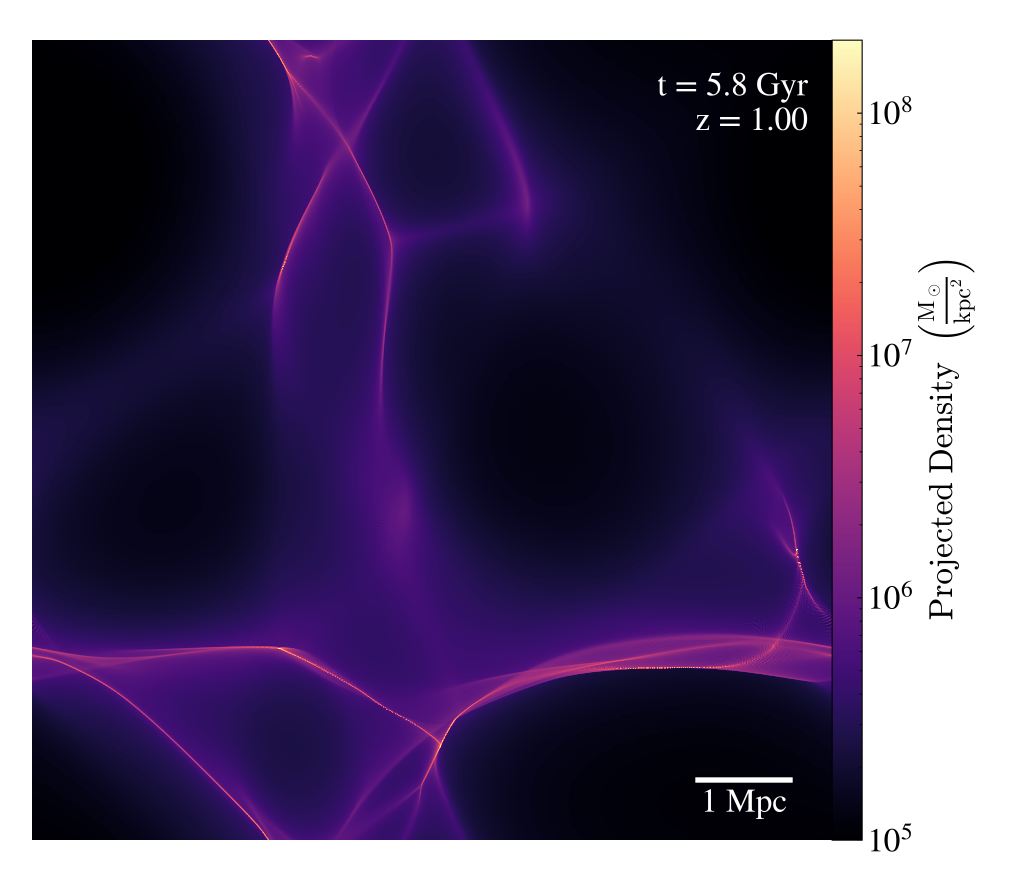
#> input picture data/figure_1/proj_madelung.png, 3081 x 2616 px (shown at 1/3 size); the run also reads 1 picture not shown here
$ python generate_figure_1.py
#> lines starting #> are read from the running program, lines starting #| are printed output that depends on the picture
import numpy as np
import matplotlib as mpl
import matplotlib.pyplot as plt
from matplotlib.patches import Rectangle
from matplotlib import gridspec


# Set the color cycle to use colors from the 'magma' colormap
def set_cycle(num_colors = 10, start=0):
    colors = plt.cm.magma(np.linspace(0, 1, num_colors)[start:])
    mpl.rcParams['axes.prop_cycle'] = mpl.cycler(color=colors)

plot_dpi = 600
plot_width = 12
plot_height_single = 3
plot_height_double = 6

set_cycle()

# Function to add an inset showing a zoomed part of the image
def add_zoomed_inset(ax, image, zoom_factor, inset_extent = [0.1, 0.1, 0.37, 0.37], location="upper right"):
    # Assuming you want to zoom in on the center of the image
    inset_ax = ax.inset_axes(inset_extent)  # Inset axes; adjust location and size as needed
    inset_ax.spines['bottom'].set_color('w')
    inset_ax.spines['top'].set_color('w')
    inset_ax.spines['right'].set_color('w')
    inset_ax.spines['left'].set_color('w')


    num_rows, num_cols = image.shape[:2]

    center_row, center_col = num_rows // 2, num_cols // 2
    shift1 = -5
    shift2 = -2
    extent = [1075+shift1, 1300+shift2, 1175+shift1, 1400+shift2]

    inset_ax.imshow(image,extent=extent,origin='upper')
    inset_ax.set_xticklabels([])
    inset_ax.set_yticklabels([])
    inset_ax.set_xticks([])
    inset_ax.set_yticks([])

    zoomed_area_bounds = [1000, 600, extent[1] - extent[0], extent[3] - extent[2]]

    ax.indicate_inset_zoom(inset_ax, edgecolor="white")

# Load your images (Replace these lines with your actual image loading code)
image1 = plt.imread('data/figure_1/proj_madelung.png')
#> image1 is the input picture: shape (2616, 3081, 4) float32; mean R, G, B, A 0.35, 0.297, 0.434, 1
image2 = plt.imread('data/figure_1/slice_madelung.png')
image3 = plt.imread('data/figure_1/proj_wave.png')
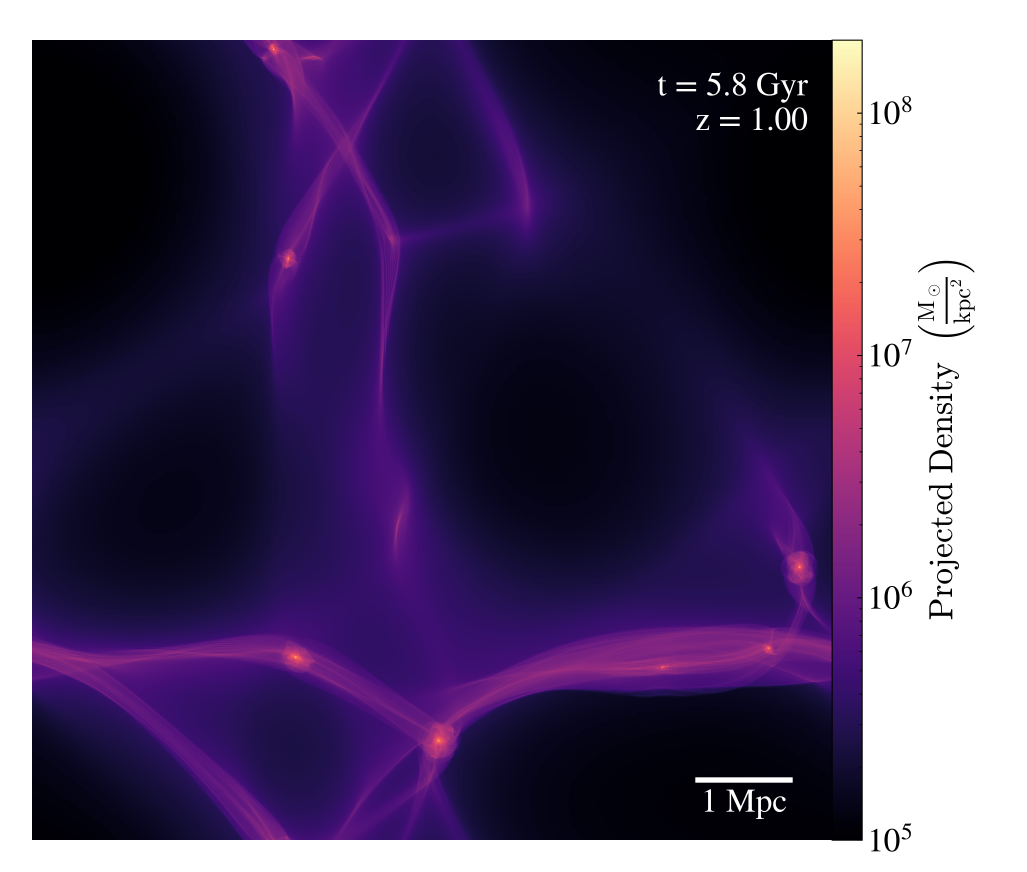
#> input picture data/figure_1/proj_wave.png, 3081 x 2616 px (shown at 1/3 size)
#> image3 is the input picture: shape (2616, 3081, 4) float32; mean R, G, B, A 0.354, 0.298, 0.437, 1
image4 = plt.imread('data/figure_1/slice_wave.png')
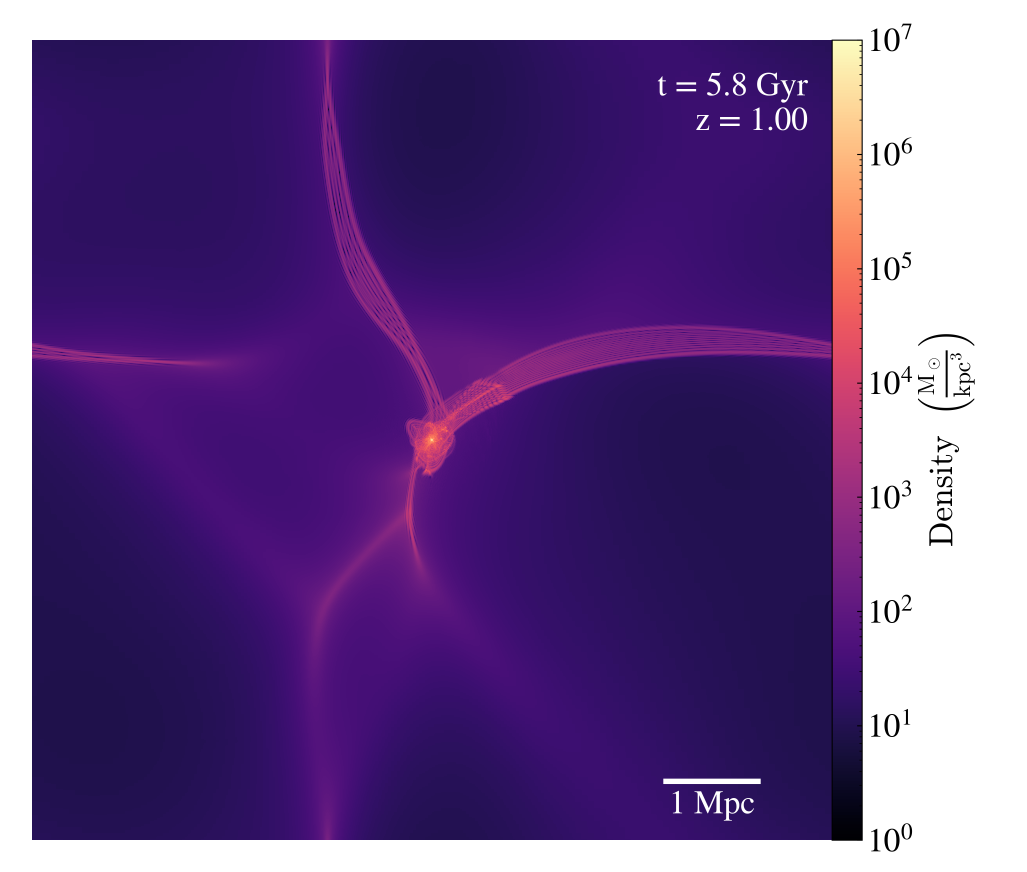
#> input picture data/figure_1/slice_wave.png, 3081 x 2616 px (shown at 1/3 size)
#> image4 is the input picture: shape (2616, 3081, 4) float32; mean R, G, B, A 0.442, 0.318, 0.55, 1
image5 = plt.imread('data/figure_1/zoom_slice_madelung.png')  # Image for zoom-in in second column
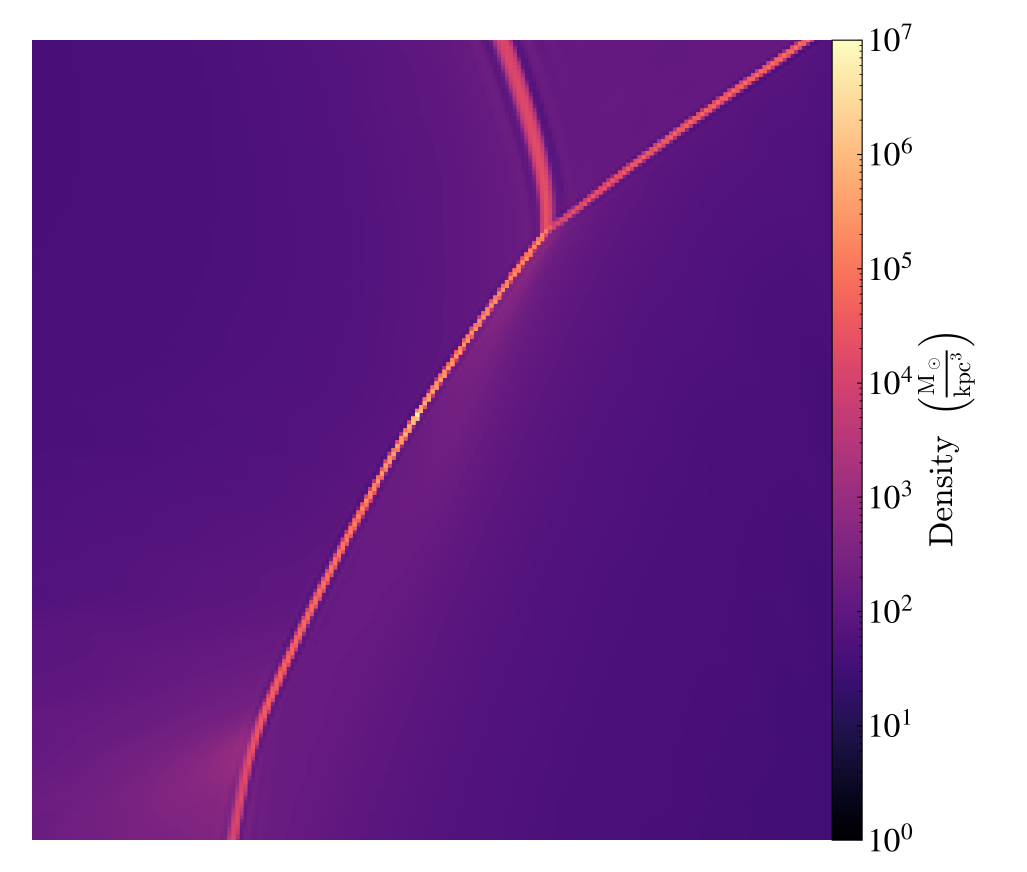
#> input picture data/figure_1/zoom_slice_madelung.png, 3080 x 2616 px (shown at 1/3 size)
#> image5 is the input picture: shape (2616, 3080, 4) float32; mean R, G, B, A 0.507, 0.328, 0.621, 1
image6 = plt.imread('data/figure_1/zoom_slice_wave.png')  # Image for zoom-in in second column
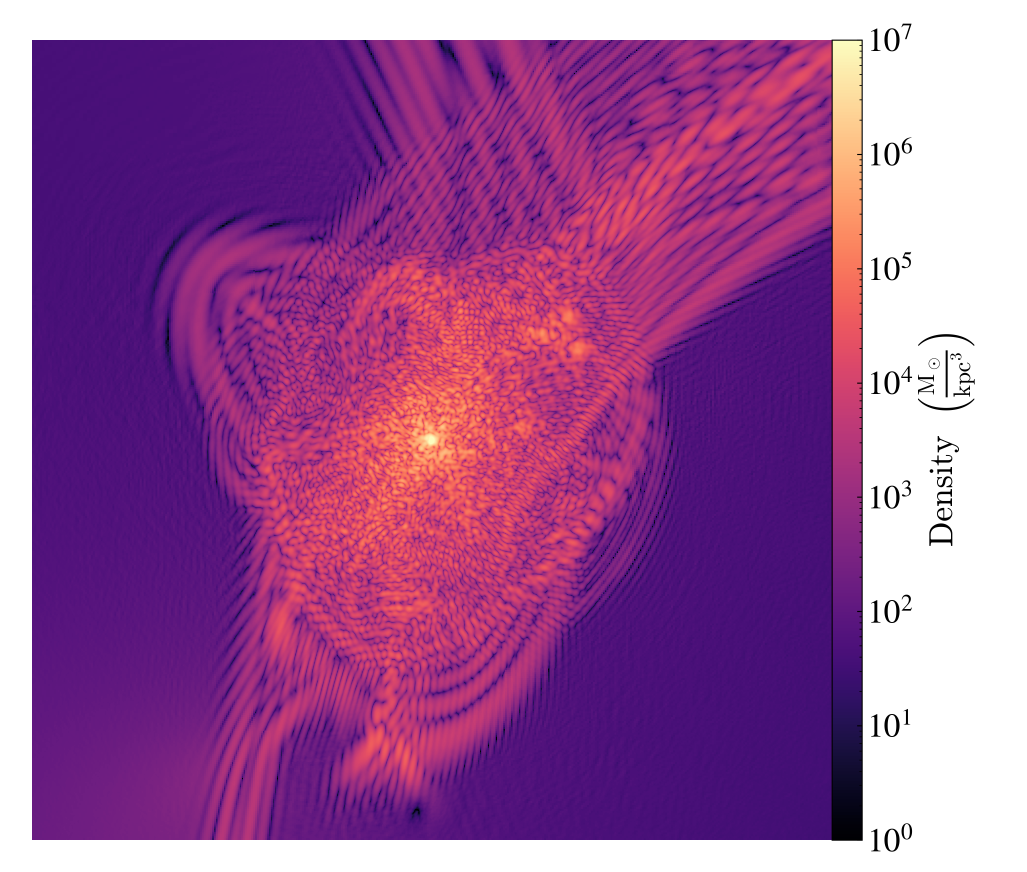
#> input picture data/figure_1/zoom_slice_wave.png, 3080 x 2616 px (shown at 1/3 size)
#> image6 is the input picture: shape (2616, 3080, 4) float32; mean R, G, B, A 0.622, 0.36, 0.616, 1

sl1 = np.s_[50:-60, 100:-585]
sl2 = np.s_[50:-60, 100:-50]
sl3 = np.s_[200:-130, 210:-585]

from matplotlib import gridspec
fig = plt.figure(figsize=(6, 5.5), dpi=600)
width_ratios = [image1[sl1].shape[1], image3[sl2].shape[1]]  # Assuming image1 and image3 define max width in each col
#> width_ratios = [2396, 2931]
gs = gridspec.GridSpec(2, 2, height_ratios=[1, 1], width_ratios=width_ratios, hspace=0.0, wspace=0.00)

# Plotting images
ax1 = fig.add_subplot(gs[0, 0])
ax1.imshow(image1[sl1])
ax1.axis('off')

ax2 = fig.add_subplot(gs[1, 0])
ax2.imshow(image2[sl1])
ax2.axis('off')

# Adding zoom-in insets
add_zoomed_inset(ax2, image5[sl3], 10, inset_extent=[0.017, 0.023, 0.365, 0.365], location="upper right")

ax3 = fig.add_subplot(gs[0, 1])
ax3.imshow(image3[sl2])
ax3.axis('off')

ax4 = fig.add_subplot(gs[1, 1])
ax4.imshow(image4[sl2])
ax4.axis('off')
add_zoomed_inset(ax4, image6[sl3], 10, inset_extent=[-0.02+0.01, 0.03, 0.35, 0.35], location="upper right")


# Add color definitions
c1, c2, c3, c4, c5, c6, c7 = plt.cm.magma(np.array(np.linspace(0, 1, 9)[1:8]))

# Add vertical boxes
fig.patches.extend([
    Rectangle((0.13, 0.115), 0.34, 0.756, fill=False, edgecolor=c3, linewidth=3, transform=fig.transFigure, figure=fig),
    Rectangle((0.48, 0.115), 0.338, 0.756, fill=False, edgecolor=c6, linewidth=3, transform=fig.transFigure, figure=fig)
])
# Add text annotations
ax1.text(0.5, 0.8, 'Fluid', transform=ax1.transAxes, fontsize=12, color=c3, ha='center', va='bottom',
         bbox=dict(facecolor='white', edgecolor='none', boxstyle='round,pad=0.2'), weight='bold')

ax3.text(0.42, 0.8, 'Wave', transform=ax3.transAxes, fontsize=12, color=c6, ha='center', va='bottom',
         bbox=dict(facecolor='white', edgecolor='none', boxstyle='round,pad=0.2'), weight='bold')

plt.savefig("figures/figure_1.pdf", bbox_inches='tight')
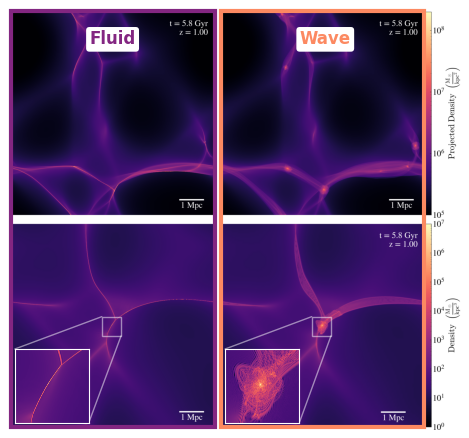
#> figure drawn by matplotlib, 4 panels
plt.close()
